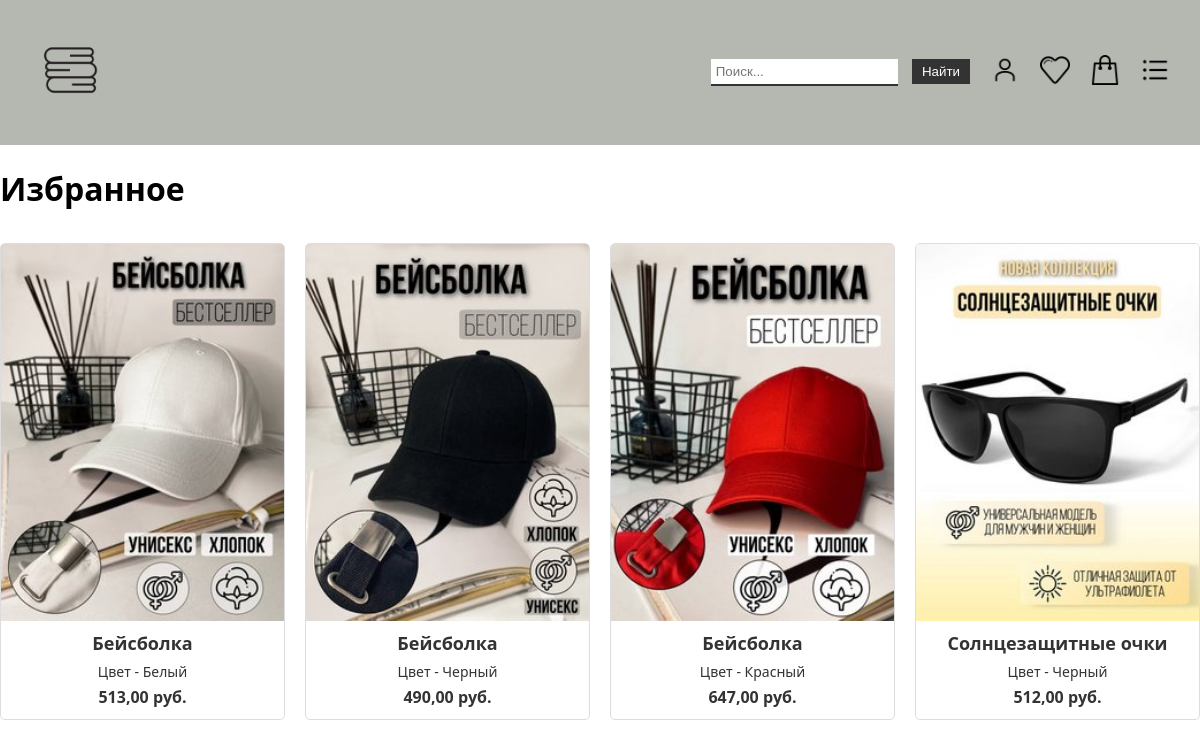
The page /liked/ (signed in) on the database as committed earlier.
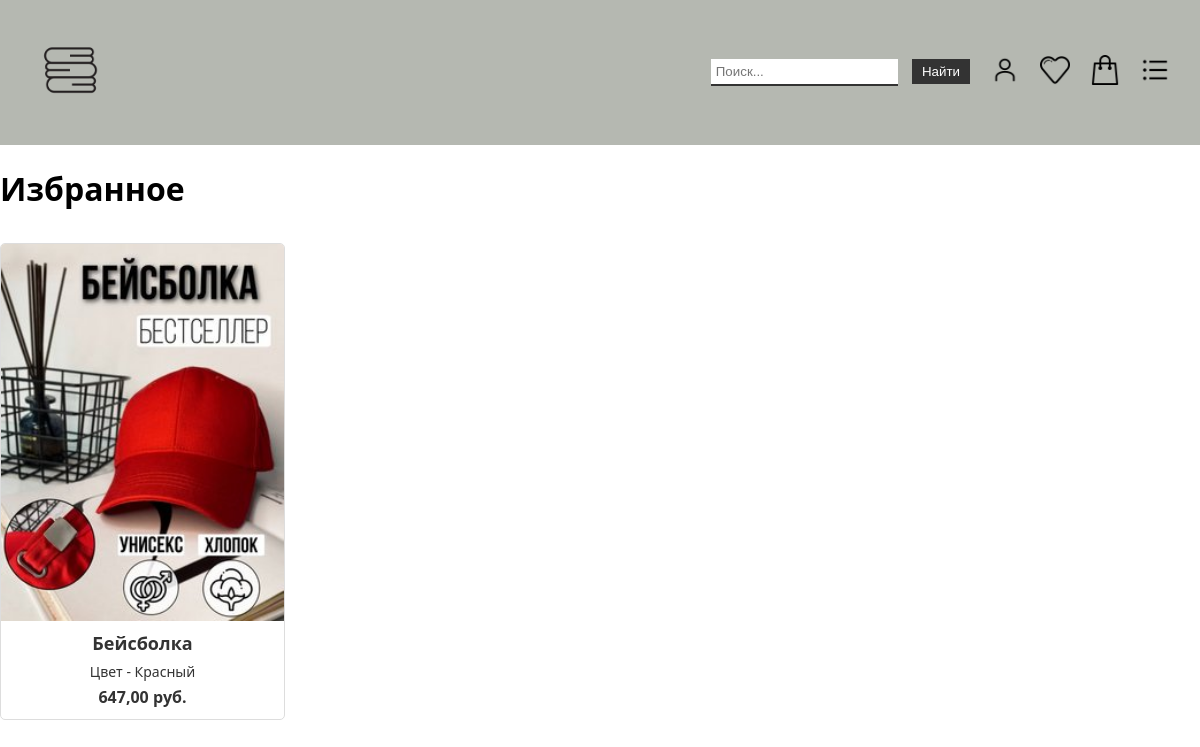
The same page on the database as committed later.
### product/models.py (models this page shows, shortened)
class Product(models.Model):
    title = models.CharField(max_length=100)
    slug = models.SlugField(max_length=255, unique=True, db_index=True, verbose_name="URL")
    price = models.DecimalField(max_digits=10, decimal_places=2, null=True)
    photo = models.ImageField(blank=True, upload_to='photos/%Y/%m/%d/')
    color = models.CharField(max_length=50)
    content = models.TextField(blank=True)
    search_names = models.TextField(blank=True)
    gender = models.CharField(max_length=50)
    is_published = models.BooleanField(default=True)
    cat = models.ForeignKey('Catalog', on_delete=models.PROTECT)
    def get_absolute_url(self):
        return reverse('product', kwargs={'prod_slug': self.slug})
    class Meta:
        verbose_name = 'Товар'
        verbose_name_plural = 'Товары'
        ordering = ('title', )

### product/views.py (the view)
# urls.py: path('liked/', liked, name='like'),
def liked(request):
    if request.user.is_authenticated:
        products = Product.objects.filter(likedproduct__user=request.user)
        title = 'Избранное'
        context = {'title': title, 'menu': menu, 'products': products}
        return render(request, 'product/liked.html', context=context)
    else:
        return redirect('profile')

### product/templates/product/liked.html
{% extends 'product/base.html' %}
{% block content %}
    <h1>Избранное</h1>
        {% if products %}
            <div class="list-prod">
                {% for p in products %}
                    <a href="{{ p.get_absolute_url }}" class="item">
                        {% if p.photo %}
                          <img src="{{p.photo.url}}" alt="{{p.title}}">
                        {% else %}
                          <div style="height: 200px;"></div>
                        {% endif %}
                            <h2>{{ p.title }}</h2>
                            <p>Цвет - {{ p.color }}</p>
                            <p class="price">{{ p.price }} руб.</p>
                    </a>
                {% endfor %}
            </div>
        {% else %}
            <h2>Нет избранных товаров</h2>
        {% endif %}
{% endblock content %}

Rows that differ between the two databases and show on the page:
no longer on this page (row edited): Product: photo (picture), title "Бейсболка", color "Белый", price "513,00"
no longer on this page (row edited): Product: photo (picture), title "Бейсболка", color "Черный", price "490,00"
no longer on this page (row edited): Product: photo (picture), title "Солнцезащитные очки", color "Черный", price "512,00"
